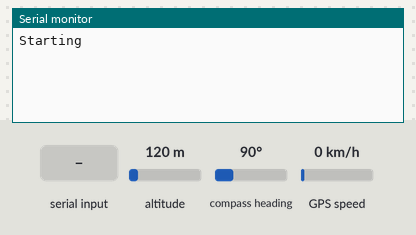
A sketch run on a simulated Arduino Mega 2560, built with avr-gcc and run on an emulated ATmega2560. Parts: the last lines printed to the serial monitor. The inputs (shaded band) are chosen by the test bench; at power-on: altitude 120 m, compass heading 90°, GPS speed 0 km/h. The GPS gets a fix after 3 s at 37.7749, -122.4194 with 8 satellites.

Above: at 1.2 s.
1.3 s: altitude set to 20 m
At 4.5 s:
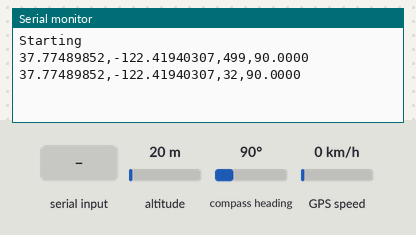
4.8 s: "1" received over the second serial link
6.3 s: compass heading set to 7°
At 7.6 s:
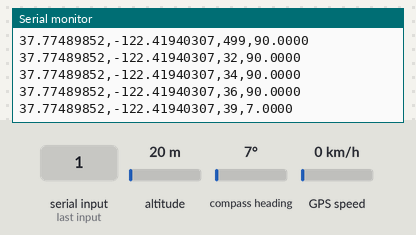
7.8 s: GPS speed set to 2 km/h
At 8.9 s:
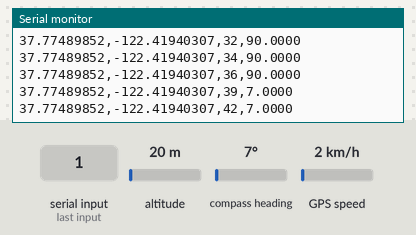
Timing chart, 0 to 10.3 s (numbered marks = the images above; inputs shaded):
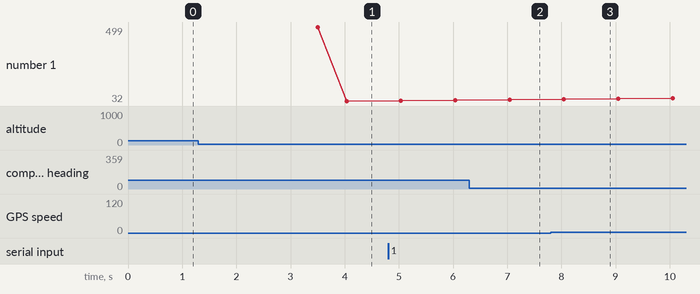

The sketch:

gpsTest.ino
```cpp
#include <SoftwareSerial.h> //Allows us to define any digital pin to work as a serial UART pin.
#include "TinyGPS.h"  //Helps interpret GPS Data, (Downloaded NOT prat of the Arduino Core)
#include "Streaming.h"

TinyGPS gps; //Create instance

#define GPSsrl Serial3
//testing coordinates
float LATITUDES[] = {42.40818023};
float LONGITUDES[] = { -71.11601257};


void setup()
{
 GPSsrl.begin(57600); // Baud rate of our GPS
 Serial.begin(57600);
 Serial << "Starting" <<endl;
}

void loop(){

/* The code below is simple! Made posible by the TinyGPS library I found online. It has built in
functions that output what ever we want...ie. Latitude or Longitude. The code is made so that
boolean newData tells if something is coming in and update the LAT and LON*/

 bool newData = false; //To check if new data is coming in!
// For one second we parse GPS data and report values
 for (unsigned long start = millis(); millis() - start < 500;)
 {

   while (GPSsrl.available())
   {
     char c = GPSsrl.read();
     //Serial.write(c); // Helps to see GPS data flow
     if (gps.encode(c)) // Did a new valid sentence come in?
       newData = true; //
   }
 }

 if (newData)
 {
   float flat, flon;
   unsigned long age;
   gps.f_get_position(&flat, &flon, &age);
   Serial <<_FLOAT(flat,8) << "," <<_FLOAT(flon,8) << "," << age << "," << _FLOAT(gps.f_course(),4) << endl;
/*
   Serial.print("\nLAT= ");
   Serial.print(flat == TinyGPS::GPS_INVALID_F_ANGLE ? 0.0 : flat, 8);
   Serial.print("\nLON= ");
   Serial.print(flon == TinyGPS::GPS_INVALID_F_ANGLE ? 0.0 : flon, 8);
   Serial.print("\nSAT= ");
   Serial.print(gps.satellites() == TinyGPS::GPS_INVALID_SATELLITES ? 0 : gps.satellites());
   Serial.print("\nPREC= ");
   Serial.print(gps.hdop() == TinyGPS::GPS_INVALID_HDOP ? 0 : gps.hdop());
   Serial.print("\nAGE= ");
   Serial.print(age);
   Serial.print("\nCOURSE=");
   Serial.print(gps.course());
   Serial.print(",");
   Serial.print("\nf_course=");
   Serial.print(gps.f_course());
   Serial.print("\n");
   */
   int i = 0;
   double currentDistance = gps.distance_between(flat,flon,LATITUDES[i],LONGITUDES[i]);
 }

}
```

Measured:
- after the input at 1.3 s, the serial monitor: prints a new line after 2.2 s (image 1)
- after the input at 6.3 s, the serial monitor: prints a new line after 0.74 s (image 2)
- plotted number 1: 36 → 39 after the input at 6.3 s
